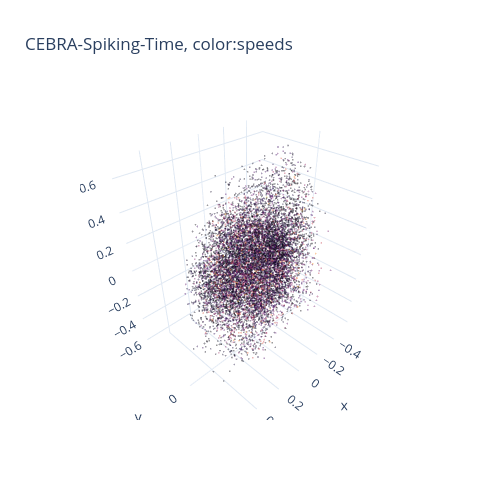

Write notebook code for a chart like this one.
### Code cell
fig = cebra.integrations.plotly.plot_embedding_interactive(SP_time_embedding, embedding_labels=bin_speed, title = "CEBRA-Spiking-Time, color:speeds", cmap = "inferno")
fig.show()

### Figure 1 — Plotly figure (JSON) as saved in the notebook; plotly's stock layout.template omitted (floating-point values rounded to 4 significant figures; data arrays with more than 128 entries replaced by an {"elided": "..."} marker saying what was removed)
{"data": [{"marker": {"color": {"elided": "10235 float values"}, "colorscale": [[0, "rgb(0, 0, 3)"], [0.1, "rgb(22, 11, 57)"], [0.2, "rgb(65, 9, 103)"], [0.3, "rgb(106, 23, 110)"], [0.4, "rgb(147, 37, 103)"], [0.5, "rgb(187, 55, 84)"], [0.6, "rgb(220, 80, 57)"], [0.7, "rgb(243, 119, 25)"], [0.8, "rgb(251, 164, 10)"], [0.9, "rgb(245, 215, 69)"], [1, "rgb(252, 254, 164)"]], "opacity": 0.4, "size": 1}, "mode": "markers", "name": "[ 0.          0.          0.         ... 32.35953624  0.55095494\n  1.36305169]", "type": "scatter3d", "x": {"elided": "10235 float values"}, "y": {"elided": "10235 float values"}, "z": {"elided": "10235 float values"}}], "layout": {"height": 500, "showlegend": false, "title": {"text": "CEBRA-Spiking-Time, color:speeds"}, "width": 500}}
